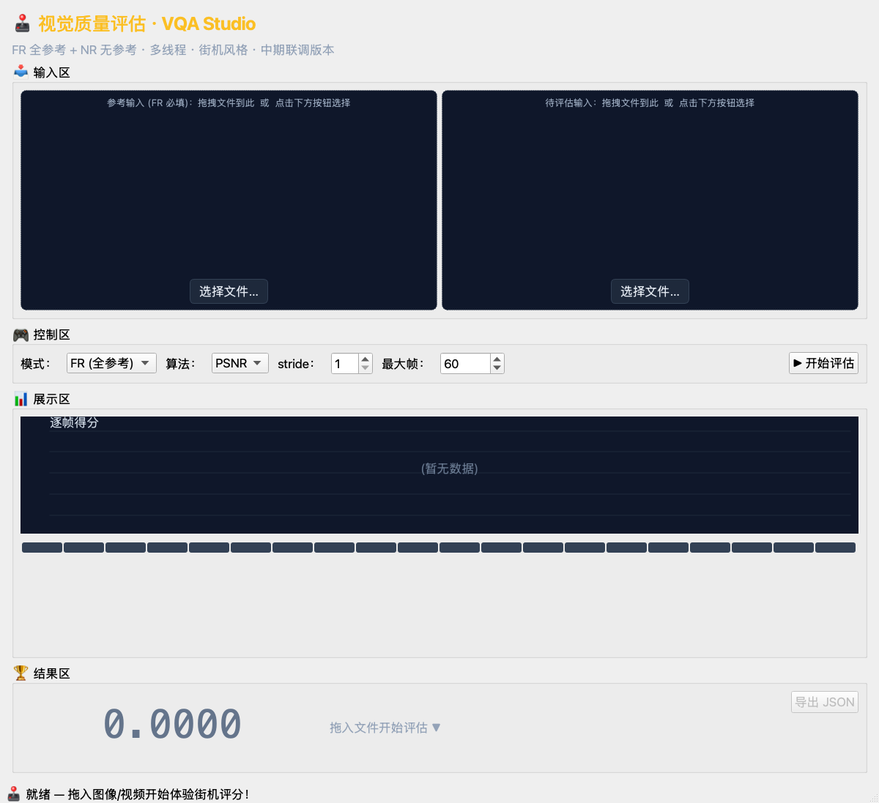
#> input picture reports/arcade_startup.png, 879 x 803 px, shrunk from 1200 x 1097 before the run
$ python -i niqe_lite.py   (imports and definitions only)   (older library calls are emulated)
#> lines starting #> are read from the running program, lines starting #| are printed output that depends on the picture
"""NIQE-Lite：本项目自实现的轻量无参考自然度评估器。

中期版本特意避开"加载大模型 / 预训练 PCA 参数"的依赖，转而采用
NIQE 论文中的核心思想 + 几个经验失真特征：

1. MSCN（Mean-Subtracted Contrast-Normalized）系数的全局方差与峰度——
   失真越严重通常偏离自然图像分布越远；
2. 沿水平/垂直方向的 MSCN 乘积（pairwise products），捕捉模糊与噪声；
3. 拉普拉斯响应方差（锐度），模糊→数值下降；
4. 高频差分能量（噪声估计），噪声越大→数值上升。

最终把这些特征加权聚合成一个**越小越好**的分数（typical 范围 ~3 ~ 30），
量纲与官方 NIQE 不一致，但相对排序在常见失真上具有单调性，足以验证 GUI
通路与 PPT 演示。后期接入 VSFA / 真正 NIQE 时只需替换本文件实现。
"""
from __future__ import annotations

import numpy as np
import cv2

from ..io_utils import aggregate, iter_video_frames, read_image_gray


def _mscn(img: np.ndarray, kernel_size: int = 7, sigma: float = 7 / 6) -> np.ndarray:
#> called with kernel_size = 7, sigma = 1.17
    img = img.astype(np.float64)
    mu = cv2.GaussianBlur(img, (kernel_size, kernel_size), sigma)
    mu_sq = cv2.GaussianBlur(img * img, (kernel_size, kernel_size), sigma)
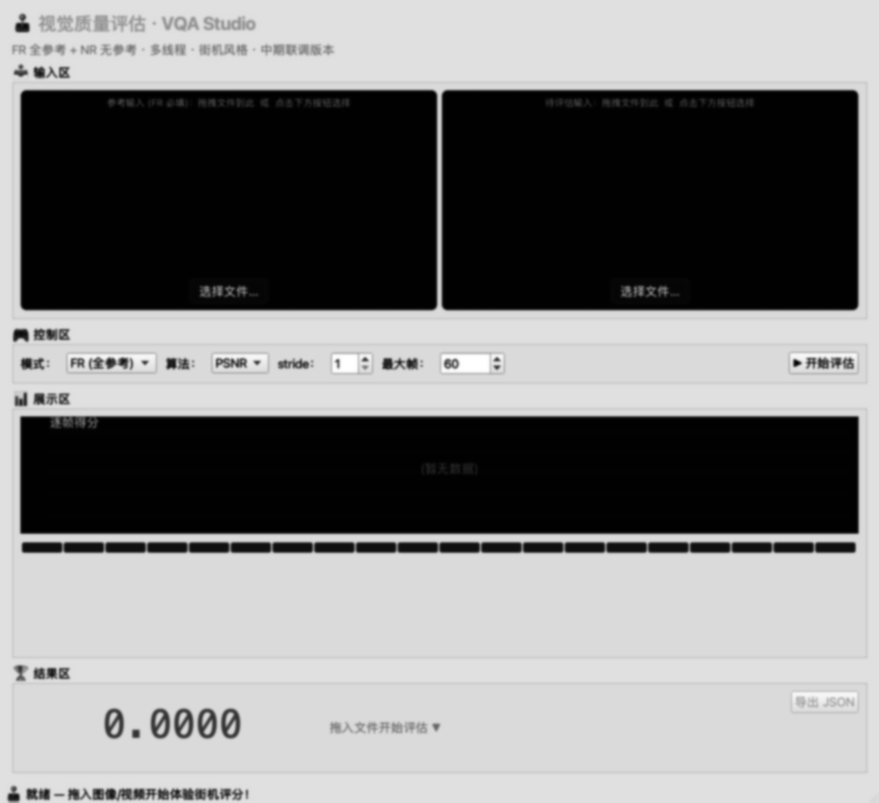
#> mu_sq: shape (803, 879) float64; min 0.0074, max 1, mean 0.505
    sigma_map = np.sqrt(np.maximum(mu_sq - mu * mu, 0.0))
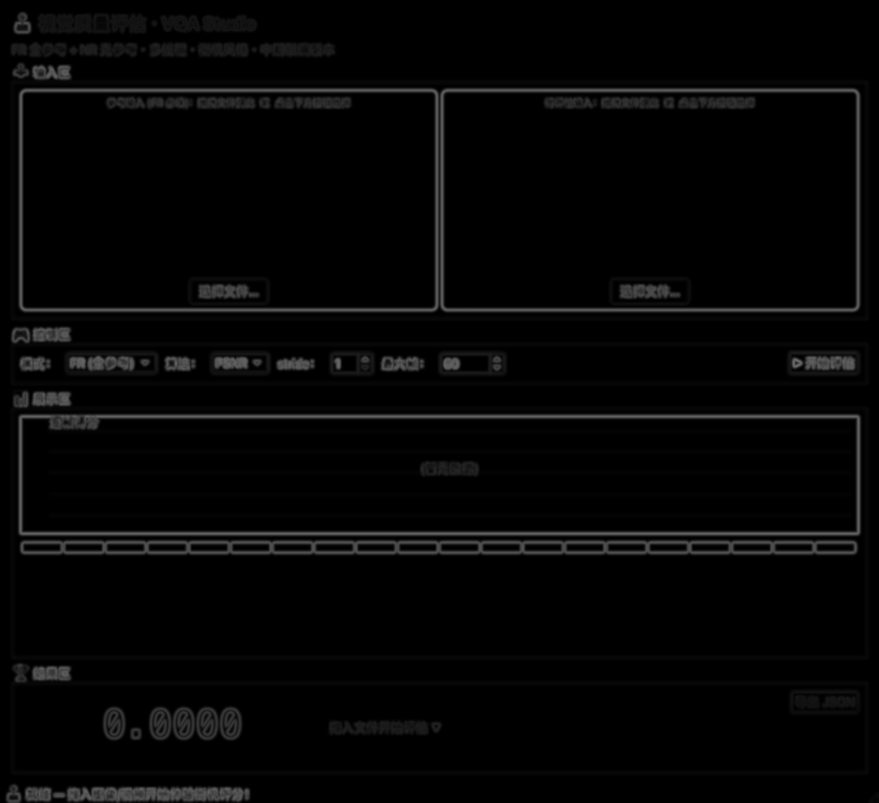
#> sigma_map: shape (803, 879) float64; min 0, max 0.423, mean 0.0221
    return (img - mu) / (sigma_map + 1.0 / 255.0)
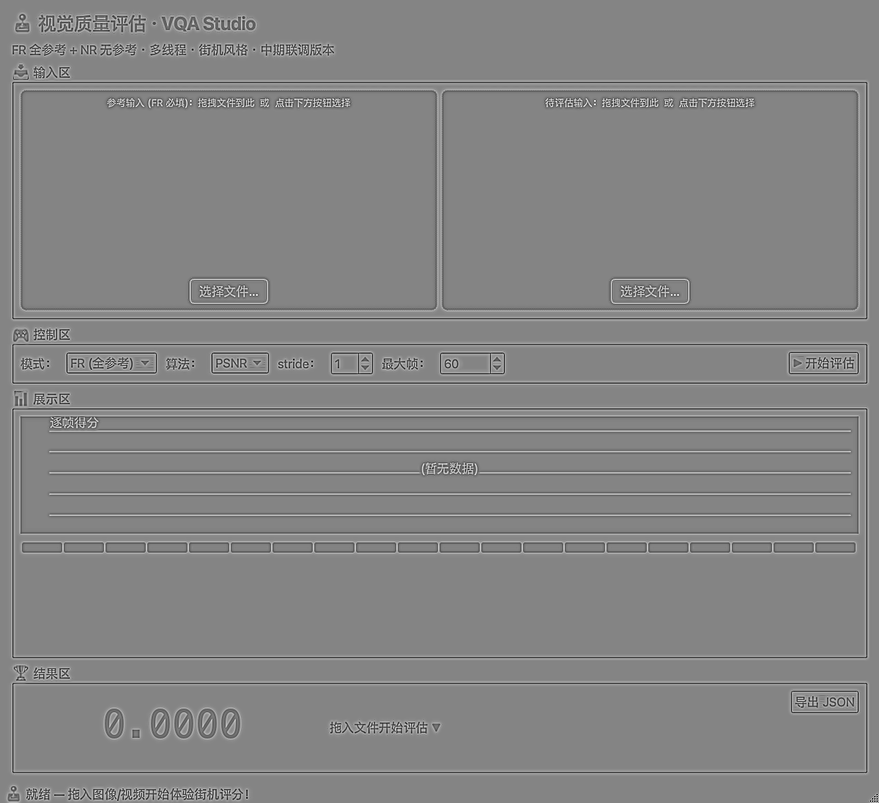
#> returned value: shape (803, 879) float64; min -2.44, max 2.24, mean 0.00403; drawn with min black and max white


def _kurtosis(x: np.ndarray) -> float:
    x = x.ravel()
    m = x.mean()
    s2 = ((x - m) ** 2).mean()
    if s2 < 1e-12:
        return 0.0
    return float(((x - m) ** 4).mean() / (s2 * s2) - 3.0)


def _laplacian_var(img: np.ndarray) -> float:
    lap = cv2.Laplacian((img * 255.0).astype(np.uint8), cv2.CV_64F)
    return float(lap.var())


def _noise_estimate(img: np.ndarray) -> float:
    """基于 Immerkaer 1996 的快速噪声估计，单位 ~标准差。"""
    H = np.array([[1, -2, 1], [-2, 4, -2], [1, -2, 1]], dtype=np.float64)
    conv = cv2.filter2D(img.astype(np.float64), -1, H)
    sigma = float(np.sqrt(np.pi / 2.0) * np.mean(np.abs(conv)) / 6.0)
    return sigma


def niqe_lite_value(img_gray: np.ndarray) -> float:
    """单帧 NIQE-Lite 分数；越小越好。"""
    img = img_gray
    if img.ndim == 3:
        img = cv2.cvtColor(img, cv2.COLOR_BGR2GRAY)
    img = img.astype(np.float64)
    if img.max() > 1.5:
        img = img / 255.0

    mscn = _mscn(img)
    var_mscn = float(mscn.var())
#> var_mscn = 0.0692
    kurt_mscn = abs(_kurtosis(mscn))
#> in _kurtosis, `m = x.mean()`: m = 0.00403
#> in _kurtosis, `s2 = ((x - m) ** 2).mean()`: s2 = 0.0692
#> kurt_mscn = 9.73

    # pairwise products: 水平 / 垂直
    h_pp = mscn[:, :-1] * mscn[:, 1:]
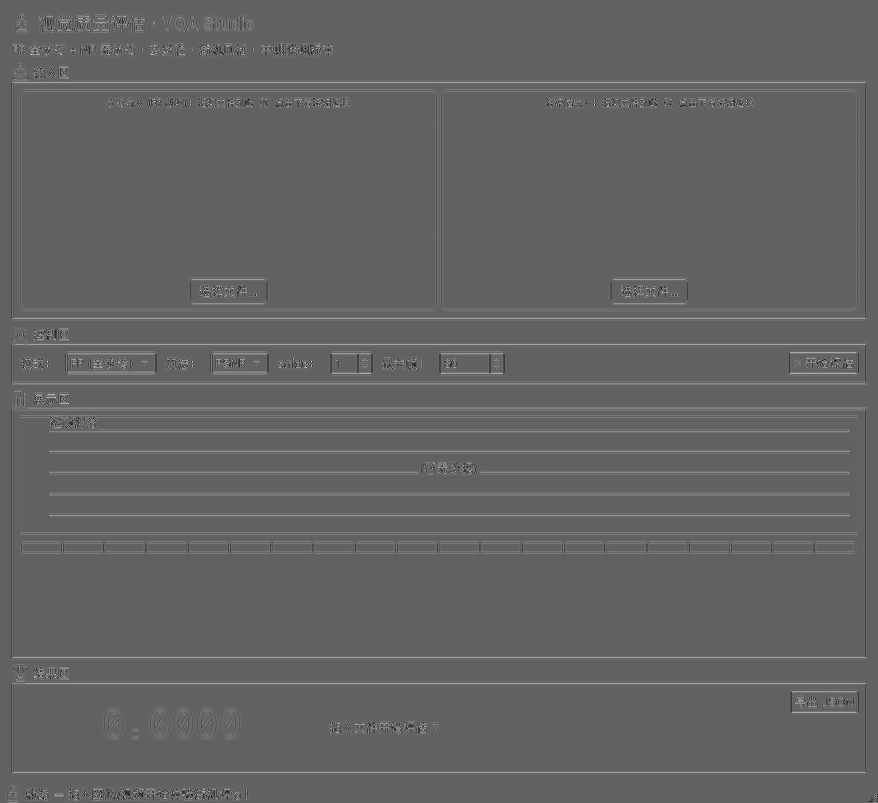
#> h_pp: shape (803, 878) float64; min -2.18, max 3.5, mean 0.0458; drawn with min black and max white
    v_pp = mscn[:-1, :] * mscn[1:, :]
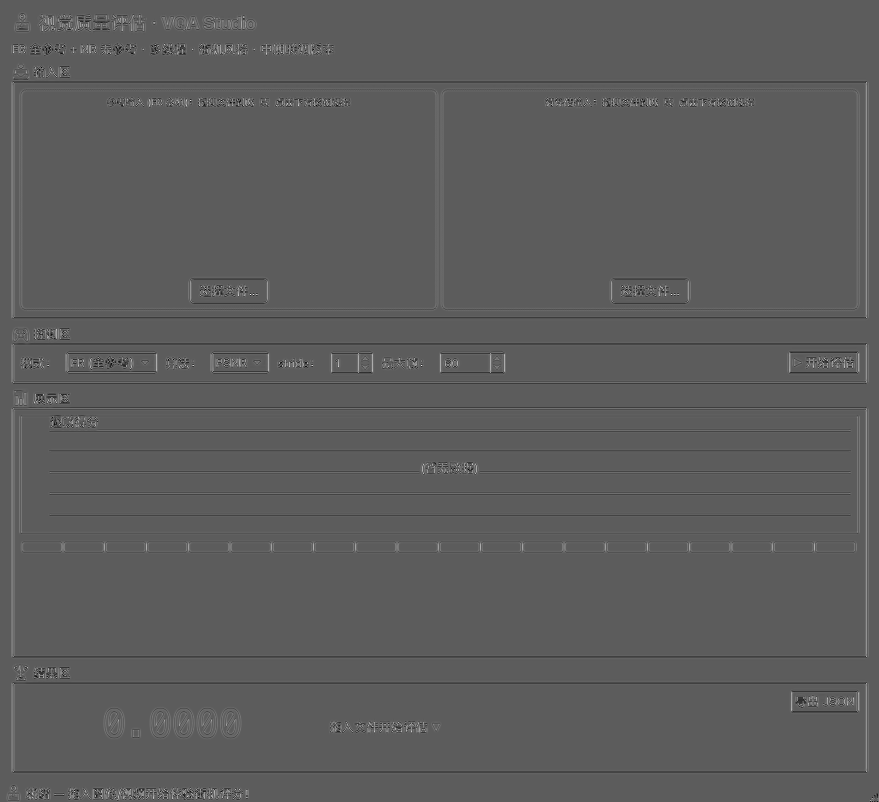
#> v_pp: shape (802, 879) float64; min -1.97, max 3.49, mean 0.00754; drawn with min black and max white
    pp_kurt = 0.5 * (abs(_kurtosis(h_pp)) + abs(_kurtosis(v_pp)))
#> pp_kurt = 29.84

    sharp = _laplacian_var(img)
#> in _laplacian_var, `lap = cv2.Laplacian((img * 255.0).astype(np.uint8), cv2.CV_64F)`:
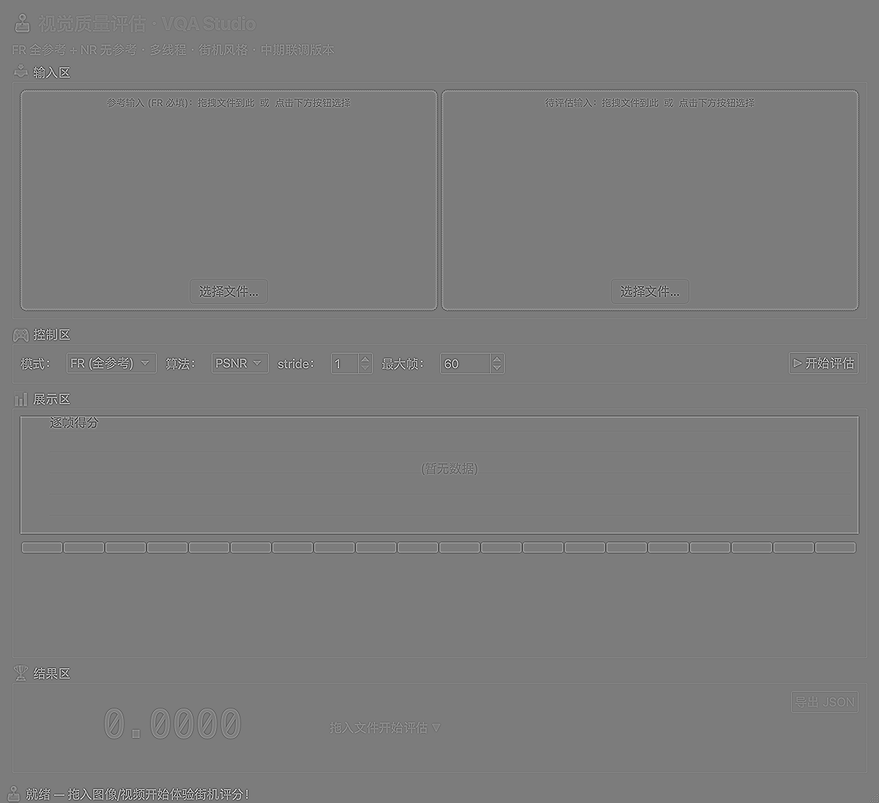
#> lap: shape (803, 879) float64; min -655, max 687, mean 0; drawn with min black and max white
#> sharp = 1167.2
    noise = _noise_estimate(img)
#> in _noise_estimate, `sigma = float(np.sqrt(np.pi / 2.0) * np.mean(np.abs(conv)) / 6.0)`: sigma = 0.00301
#> noise = 0.00301

    # 经验组合：值越大代表越偏离自然图像
    # 锐度低 / 噪声高 / 统计量偏离自然分布 → 分数高
    sharp_term = 1.0 / np.log1p(sharp + 1.0)            # 模糊 → 大
#> sharp_term = 0.142
    noise_term = noise * 80.0                            # 噪声 → 大
#> noise_term = 0.241
    stat_term = (var_mscn - 1.0) ** 2 + 0.05 * kurt_mscn + 0.05 * pp_kurt
#> stat_term = 2.84
    score = 5.0 * sharp_term + noise_term + 1.5 * stat_term
#> score = 5.22
    return float(score)


def niqe_lite_image(path: str, **_) -> dict:
    img = read_image_gray(path)
    val = niqe_lite_value(img)
    return dict(score=val, per_frame=[val], unit="", agg=aggregate([val]))


def niqe_lite_video(path: str, stride: int = 1, max_frames: int | None = None,
                    progress_callback: callable = None, **_) -> dict:
    from ..io_utils import video_meta
    total = video_meta(path).get("n_frames", 0)
    if max_frames and max_frames < total:
        total = max_frames
    per_frame: list[float] = []
    count = 0
    for _, frame in iter_video_frames(path, stride=stride, max_frames=max_frames):
        per_frame.append(niqe_lite_value(frame))
        count += 1
        if progress_callback and total:
            progress_callback(count, total)
    agg = aggregate(per_frame)
    return dict(score=agg["mean"], per_frame=per_frame, unit="", agg=agg)

>>> import cv2
>>> picture = cv2.imread('../../reports/arcade_startup.png', cv2.IMREAD_GRAYSCALE)
>>> result = niqe_lite_value(picture)
#> result = 5.22
